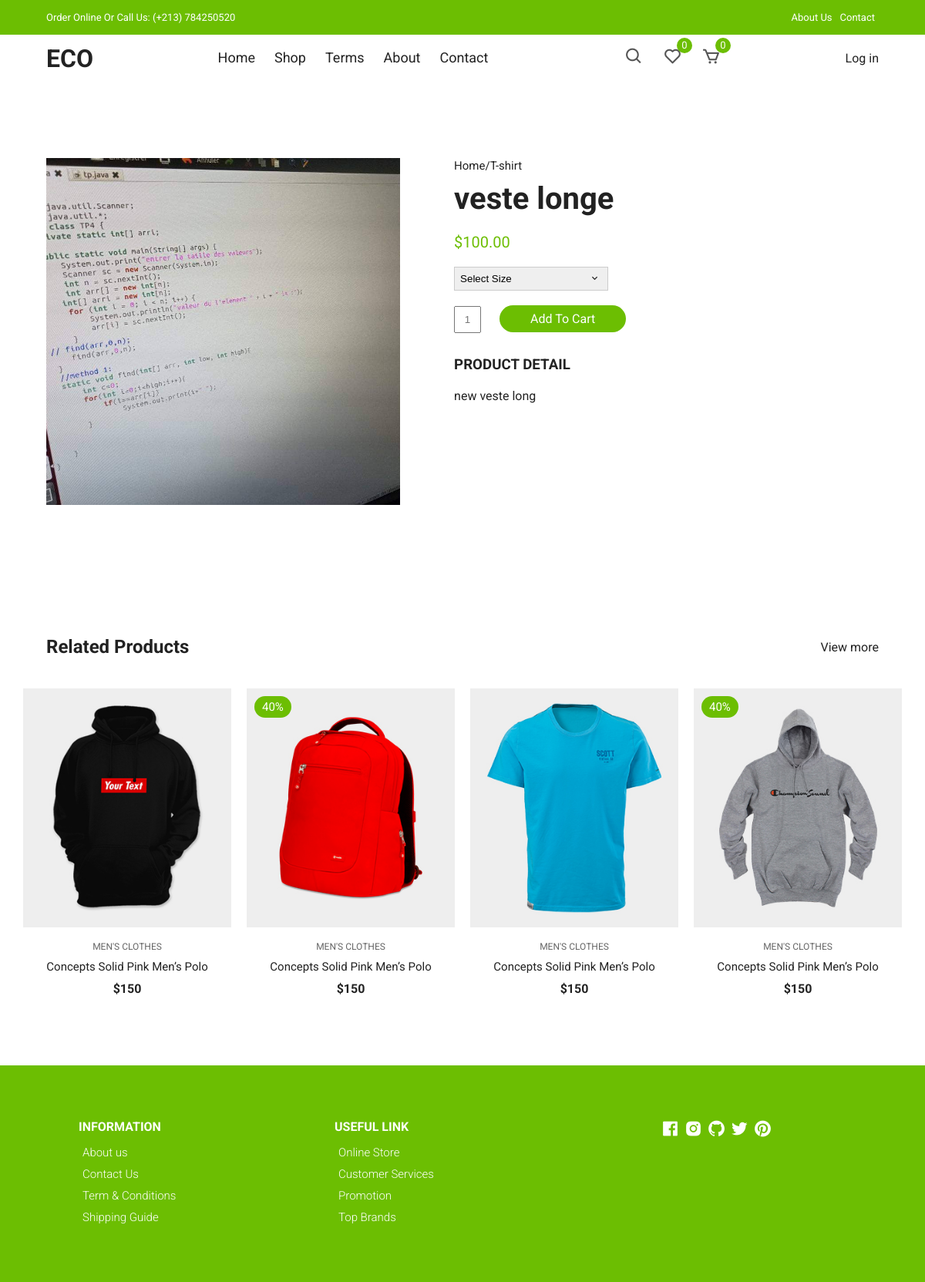
Page /product/1 on the committed database.
### product/models.py (models this page shows, shortened)
class Product(models.Model):
    name = models.CharField(max_length=100 )
    category = models.ForeignKey('Category' , on_delete=models.CASCADE )
    desc = models.TextField()
    image = models.ImageField(upload_to='prodcut/' ,  blank=True, null=True)
    prix = models.DecimalField(max_digits=5  , decimal_places=2 )
    discountPrice = models.DecimalField(max_digits=5  , decimal_places=2 )
    created = models.DateTimeField(auto_now=True)
    size=models.IntegerField()
    new=models.CharField(max_length=10,choices=new_type)

### product/views.py (the view)
# urls.py: path('<int:id>', views.product_detaills, name='product_detaills',),
def product_detaills(request,id):
    product_detaills=Product.objects.get(id=id)
    context={'product_detaills':product_detaills}
    return render(request , 'Product/product_detaills.html' , context)

### product/templates/Product/product_detaills.html (shortened to what this page needs)
{% extends 'base.html' %}
{% block body %}
    <section class="section product-detail">
      <div class="details container">
        <div class="left image-container">
          <div class="main">
            <img src=" {{product_detaills.image.url}}" id="zoom" alt="" />
          </div>
        </div>
        <div class="right">
          <span>Home/T-shirt</span>
          <h1>{{product_detaills.name}}</h1>
          <div class="price">${{product_detaills.prix}}</div>
          <form>
            <div>
              <select>
                <option value="Select Size" selected disabled>
                  Select Size
                </option>
              </select>
              <span><i class="bx bx-chevron-down"></i></span>
            </div>
          </form>
          <form class="form">
            <input type="text" placeholder="1" />
            <a href="cart.html" class="addCart">Add To Cart</a>
          </form>
          <h3>Product Detail</h3>
          <p>
            {{product_detaills.desc}}
          </p>
        </div>
      </div>
    </section>
    <section class="section featured">
      <div class="top container">
        <h1>Related Products</h1>
        <a href="#" class="view-more">View more</a>
      </div>
      <div class="product-center container">
        <div class="product-item">
          <div class="overlay">
            <a href="" class="product-thumb">
              <img src="./images/product-5.jpg" alt="" />
            </a>
          </div>
          <div class="product-info">
            <span>MEN'S CLOTHES</span>
            <a href="">Concepts Solid Pink Men’s Polo</a>
            <h4>$150</h4>
          </div>
          <ul class="icons">
          </ul>
        </div>
        <div class="product-item">
          <div class="overlay">
            <a href="" class="product-thumb">
              <img src="./images/product-2.jpg" alt="" />
            </a>
            <span class="discount">40%</span>
          </div>
          <div class="product-info">
            <span>MEN'S CLOTHES</span>
            <a href="">Concepts Solid Pink Men’s Polo</a>
            <h4>$150</h4>
          </div>
          <ul class="icons">
          </ul>
        </div>
        <div class="product-item">
          <div class="overlay">
            <a href="" class="product-thumb">
              <img src="./images/product-7.jpg" alt="" />
            </a>
          </div>
          <div class="product-info">
            <span>MEN'S CLOTHES</span>
            <a href="">Concepts Solid Pink Men’s Polo</a>
            <h4>$150</h4>
          </div>
          <ul class="icons">
          </ul>
        </div>
        <div class="product-item">
          <div class="overlay">
            <a href="" class="product-thumb">
              <img src="./images/product-4.jpg" alt="" />
            </a>
            <span class="discount">40%</span>
          </div>
          <div class="product-info">
            <span>MEN'S CLOTHES</span>
            <a href="">Concepts Solid Pink Men’s Polo</a>
            <h4>$150</h4>
          </div>
          <ul class="icons">
          </ul>
        </div>
      </div>
    </section>
    {% endblock body %}

### static/css/styles.css (style rules this page uses)
:root { --white: #fff; --black: #222; --green: #6cbe02; --grey1: #f0f0f0; --grey2: #e9d7d3; }
*, *::before, *::after { margin: 0; padding: 0; box-sizing: inherit; }
html { box-sizing: border-box; font-size: 62.5%; }
body { font-family: 'Roboto', sans-serif; font-size: 1.6rem; background-color: var(--white); color: var(--black); font-weight: 400; font-style: normal; }
a { text-decoration: none; color: var(--black); }
.container { max-width: 114rem; margin: 0 auto; padding: 0 3rem; }
.section { padding: 10rem 0 5rem 0; overflow: hidden; }
.product-center { display: flex; align-items: center; justify-content: center; flex-wrap: wrap; max-width: 120rem; margin: 0 auto; padding: 0 2rem; }
.product-item { position: relative; width: 27rem; margin: 0 auto; margin-bottom: 3rem; }
.product-thumb img { width: 100%; height: 31rem; object-fit: cover; transition: all 500ms linear; }
.product-info { padding: 1rem; text-align: center; }
.product-info span { display: inline-block; font-size: 1.2rem; color: #666; margin-bottom: 1rem; }
.product-info a { font-size: 1.5rem; display: block; margin-bottom: 1rem; transition: all 300ms ease; }
.product-item .icons { position: absolute; left: 50%; top: 35%; transform: translateX(-50%); display: flex; align-items: center; }
.product-item .overlay { position: relative; overflow: hidden; cursor: pointer; width: 100%; }
.product-item .overlay::after { content: ''; position: absolute; top: 0; left: 0; width: 100%; height: 100%; background-color: rgba(0, 0, 0, 0.5); visibility: hidden; opacity: 0; transition: 300ms ease-out; }
.product-item .discount { position: absolute; top: 1rem; left: 1rem; background-color: var(--green); padding: 0.5rem 1rem; color: var(--white); border-radius: 2rem; font-size: 1.5rem; }
.section .top { display: flex; align-items: center; justify-content: space-between; margin-bottom: 4rem; }
form { position: relative; z-index: 1; }
form span { position: absolute; top: 50%; right: 1rem; transform: translateY(-50%); font-size: 2rem; z-index: 0; }
.product-detail .details { display: grid; grid-template-columns: 1fr 1.2fr; gap: 7rem; }
.product-detail .left { display: flex; flex-direction: column; }
.product-detail .left .main { text-align: center; background-color: #f6f2f1; margin-bottom: 2rem; height: 45rem; }
.product-detail .left .main img { object-fit: cover; height: 100%; width: 100%; }
.product-detail .right span { display: inline-block; font-size: 1.5rem; margin-bottom: 1rem; }
.product-detail .right h1 { font-size: 4rem; line-height: 1.2; margin-bottom: 2rem; }
.product-detail .right .price { font-size: 600; font-size: 2rem; color: var(--green); margin-bottom: 2rem; }
.product-detail .right div { display: inline-block; position: relative; z-index: -1; }
.product-detail .right select { font-family: 'Poppins', sans-serif; width: 20rem; padding: 0.7rem; border: 1px solid #ccc; appearance: none; outline: none; }
.product-detail form { margin-bottom: 2rem; z-index: 0; }
.product-detail form span { position: absolute; top: 50%; right: 1rem; transform: translateY(-50%); font-size: 2rem; z-index: 0; }
.product-detail .form { margin-bottom: 3rem; }
.product-detail .form input { padding: 0.8rem; text-align: center; width: 3.5rem; margin-right: 2rem; }
.product-detail .form .addCart { background: var(--green); padding: 0.8rem 4rem; color: #fff; border-radius: 3rem; }
.product-detail h3 { text-transform: uppercase; margin-bottom: 2rem; }

### rows in the picture
Product: image (picture), name "veste longe", prix "100.00", desc "new veste long"
